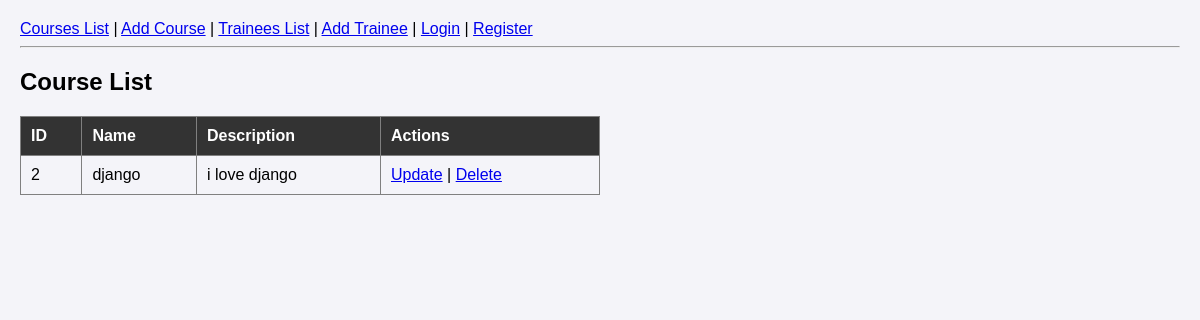
Screenshot of /course/ with the database file from the repository.
### Course/models.py (models this page shows, shortened)
class Course(models.Model):
    name = models.CharField(max_length=100)
    description = models.TextField(blank=True, null=True)

### Course/views.py (the view)
# urls.py: path('', views.courselist, name='courselist'),
def courselist(request):
    courses = Course.objects.all()
    return render(request, 'course/list.html', {'courses': courses})

### templates/course/list.html
{% extends 'base.html' %}
{% block content %}
    <h2>Course List</h2>
    <table border="1">
        <tr>
            <th>ID</th>
            <th>Name</th>
            <th>Description</th>
            <th>Actions</th>
        </tr>
        {% for course in courses %}
        <tr>
            <td>{{ course.id }}</td>
            <td>{{ course.name }}</td>
            <td>{{ course.description }}</td>
            <td>
                <a href="{% url 'update_course' course.id %}">Update</a> |
                <a href="{% url 'delete_course' course.id %}">Delete</a>
            </td>
        </tr>
        {% endfor %}
    </table>
{% endblock %}

### static/style.css (style rules this page uses)
body { font-family: Arial, sans-serif; margin: 20px; background-color: #f4f4f9; }
table { border-collapse: collapse; width: 50%; margin-bottom: 20px; }
th, td { padding: 10px; text-align: left; }
th { background-color: #333; color: white; }

### rows the page displays
Course: id "2", name "django", description "i love django"
